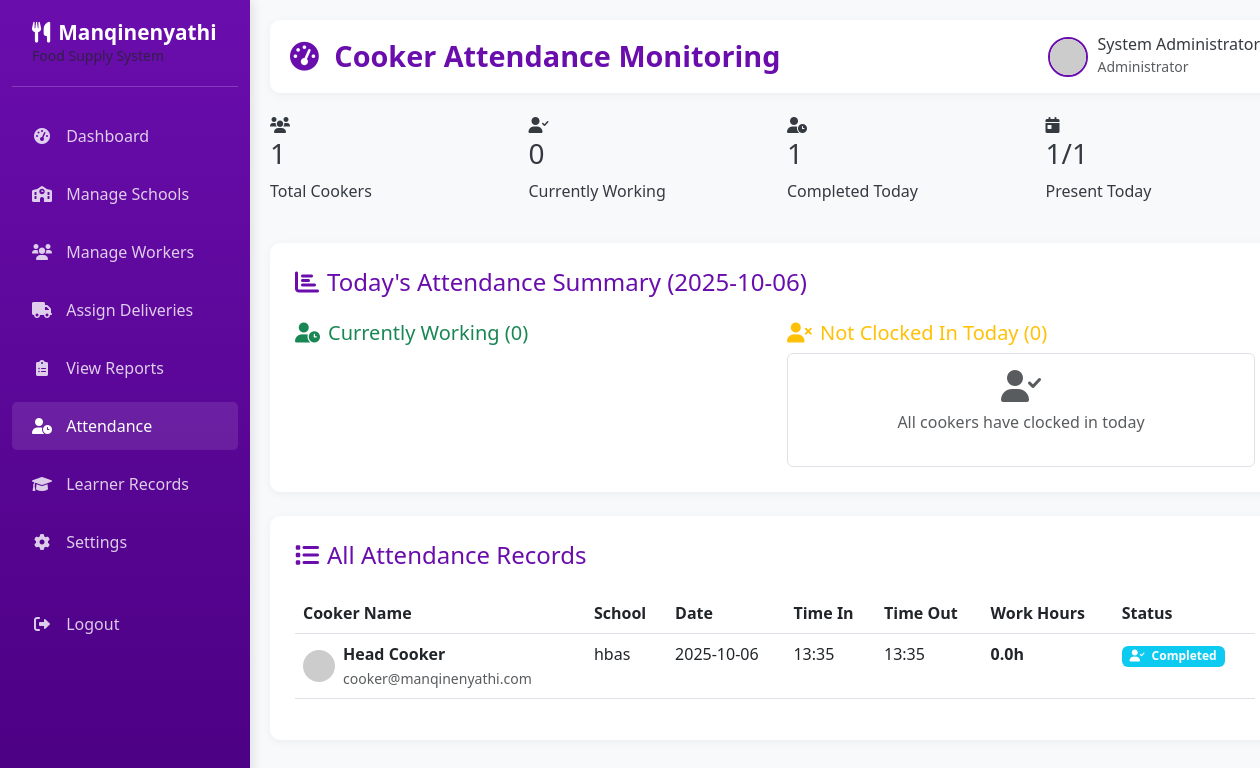
Page /admin/attendance (signed in) on the committed database.
### app.py (models this page shows, shortened)
class Attendance(db.Model):
    __tablename__ = 'attendance'
    attendance_id = db.Column(db.Integer, primary_key=True)
    cooker_id = db.Column(db.Integer, db.ForeignKey('users.user_id'), nullable=False)
    school_id = db.Column(db.Integer, db.ForeignKey('schools.school_id'), nullable=False)
    date = db.Column(db.Date, nullable=False)
    time_in = db.Column(db.DateTime)
    time_out = db.Column(db.DateTime)
    created_at = db.Column(db.DateTime, default=datetime.utcnow)

class User(db.Model):
    __tablename__ = 'users'
    user_id = db.Column(db.Integer, primary_key=True)
    full_name = db.Column(db.String(100), nullable=False)
    email = db.Column(db.String(100), unique=True, nullable=False)
    password = db.Column(db.String(255), nullable=False)
    role = db.Column(db.Enum('admin', 'cooker', 'delivery'), nullable=False)
    phone = db.Column(db.String(20))
    created_at = db.Column(db.DateTime, default=datetime.utcnow)
    deliveries = db.relationship('Delivery', backref='delivery_guy', foreign_keys='Delivery.delivery_guy_id')
    attendance = db.relationship('Attendance', backref='cooker', foreign_keys='Attendance.cooker_id')
    learners = db.relationship('Learner', backref='cooker', foreign_keys='Learner.cooker_id')

class School(db.Model):
    __tablename__ = 'schools'
    school_id = db.Column(db.Integer, primary_key=True)
    school_name = db.Column(db.String(150), nullable=False)
    location = db.Column(db.String(150), nullable=False)
    contact_person = db.Column(db.String(100), nullable=False)
    contact_number = db.Column(db.String(20), nullable=False)
    created_at = db.Column(db.DateTime, default=datetime.utcnow)
    deliveries = db.relationship('Delivery', backref='school')
    attendance = db.relationship('Attendance', backref='school')
    learners = db.relationship('Learner', backref='school')

### app.py (the view)
@app.route('/admin/attendance')
def admin_attendance():
    if session.get('role') != 'admin':
        return redirect(url_for('home'))
    today = datetime.now().date()
    attendance_records = db.session.query(Attendance, User, School)\
        .join(User, Attendance.cooker_id == User.user_id)\
        .join(School, Attendance.school_id == School.school_id)\
        .order_by(Attendance.date.desc(), Attendance.time_in.desc())\
        .all()
    today_attendance = db.session.query(Attendance, User, School)\
        .join(User, Attendance.cooker_id == User.user_id)\
        .join(School, Attendance.school_id == School.school_id)\
        .filter(Attendance.date == today)\
        .all()
    total_cookers = User.query.filter_by(role='cooker').count()
    total_cookers_today = len(today_attendance)
    clocked_in_today = len([att for att, user, school in today_attendance if att.time_in and not att.time_out])
    completed_today = len([att for att, user, school in today_attendance if att.time_in and att.time_out])
    not_clocked_in_today = total_cookers - total_cookers_today
    all_cookers = User.query.filter_by(role='cooker').all()
    cookers_with_attendance_today = [user.user_id for att, user, school in today_attendance]
    pending_cookers = [cooker for cooker in all_cookers if cooker.user_id not in cookers_with_attendance_today]
    return render_template('admin_attendance.html',
                         attendance_records=attendance_records,
                         today_attendance=today_attendance,
                         total_cookers=total_cookers,
                         total_cookers_today=total_cookers_today,
                         clocked_in_today=clocked_in_today,
                         completed_today=completed_today,
                         not_clocked_in_today=not_clocked_in_today,
                         pending_cookers=pending_cookers,
                         today=today)

### templates/admin_attendance.html (shortened to what this page needs)
{% extends "admin_base.html" %}
{% block page_title %}Cooker Attendance Monitoring{% endblock %}
{% block content %}
<div class="row mb-4">
    <div class="col-md-3">
        <div class="dashboard-card">
            <div class="card-icon">
                <i class="fas fa-users"></i>
            </div>
            <h3>{{ total_cookers }}</h3>
            <p>Total Cookers</p>
        </div>
    </div>
    <div class="col-md-3">
        <div class="dashboard-card">
            <div class="card-icon">
                <i class="fas fa-user-check"></i>
            </div>
            <h3>{{ clocked_in_today }}</h3>
            <p>Currently Working</p>
        </div>
    </div>
    <div class="col-md-3">
        <div class="dashboard-card">
            <div class="card-icon">
                <i class="fas fa-user-clock"></i>
            </div>
            <h3>{{ completed_today }}</h3>
            <p>Completed Today</p>
        </div>
    </div>
    <div class="col-md-3">
        <div class="dashboard-card">
            <div class="card-icon">
                <i class="fas fa-calendar-day"></i>
            </div>
            <h3>{{ total_cookers_today }}/{{ total_cookers }}</h3>
            <p>Present Today</p>
        </div>
    </div>
</div>
<div class="content-card mb-4">
    <h4 class="text-purple mb-4">
        <i class="fas fa-chart-bar me-2"></i>Today's Attendance Summary ({{ today.strftime('%Y-%m-%d') }})
    </h4>
    <div class="row">
        <div class="col-md-6">
            <h5 class="text-success">
                <i class="fas fa-user-clock me-2"></i>Currently Working ({{ clocked_in_today }})
            </h5>
        </div>
        <div class="col-md-6">
            <h5 class="text-warning">
                <i class="fas fa-user-times me-2"></i>Not Clocked In Today ({{ not_clocked_in_today }})
            </h5>
            <div class="list-group">
                {% for cooker in pending_cookers %}
                <div class="list-group-item d-flex justify-content-between align-items-center">
                    <div>
                        <strong>{{ cooker.full_name }}</strong>
                        <br>
                        <small class="text-muted">{{ cooker.email }}</small>
                    </div>
                    <span class="badge bg-warning">Pending</span>
                </div>
                {% else %}
                <div class="list-group-item text-center text-muted py-3">
                    <i class="fas fa-user-check fa-2x mb-2"></i>
                    <p>All cookers have clocked in today</p>
                </div>
                {% endfor %}
            </div>
        </div>
    </div>
</div>
<div class="content-card">
    <div class="d-flex justify-content-between align-items-center mb-4">
        <h4 class="text-purple mb-0">
            <i class="fas fa-list me-2"></i>All Attendance Records
        </h4>
        <span class="badge bg-purple">{{ attendance_records|length }} total records</span>
    </div>
    <div class="table-responsive">
        <table class="table table-hover">
            <thead>
                <tr>
                    <th>Cooker Name</th>
                    <th>School</th>
                    <th>Date</th>
                    <th>Time In</th>
                    <th>Time Out</th>
                    <th>Work Hours</th>
                    <th>Status</th>
                </tr>
            </thead>
            <tbody>
                {% for record in attendance_records %}
                {% set att, user, school = record %}
                <tr>
                    <td>
                        <div class="d-flex align-items-center">
                            <img src="https://ui-avatars.com/api/?name={{ user.full_name|urlencode }}&background=6a0dad&color=fff"
                                 alt="{{ user.full_name }}" class="rounded-circle me-2" width="32" height="32">
                            <div>
                                <strong>{{ user.full_name }}</strong>
                                <br>
                                <small class="text-muted">{{ user.email }}</small>
                            </div>
                        </div>
                    </td>
                    <td>{{ school.school_name }}</td>
                    <td>{{ att.date.strftime('%Y-%m-%d') }}</td>
                    <td>
                        {% if att.time_in %}
                            {{ att.time_in.strftime('%H:%M') }}
                        {% else %}
                            <span class="text-muted">-</span>
                        {% endif %}
                    </td>
                    <td>
                        {% if att.time_out %}
                            {{ att.time_out.strftime('%H:%M') }}
                        {% else %}
                            <span class="text-muted">-</span>
                        {% endif %}
                    </td>
                    <td>
                        {% if att.time_in and att.time_out %}
                            {% set hours = (att.time_out - att.time_in).total_seconds() / 3600 %}
                            <strong>{{ "%.1f"|format(hours) }}h</strong>
                        {% else %}
                            <span class="text-muted">-</span>
                        {% endif %}
                    </td>
                    <td>
                        {% if att.time_in and not att.time_out %}
                            <span class="badge bg-success">
                                <i class="fas fa-user-clock me-1"></i> Working
                            </span>
                        {% elif att.time_in and att.time_out %}
                            <span class="badge bg-info">
                                <i class="fas fa-user-check me-1"></i> Completed
                            </span>
                        {% else %}
                            <span class="badge bg-warning">
                                <i class="fas fa-user-times me-1"></i> Not Started
                            </span>
                        {% endif %}
                    </td>
                </tr>
                {% endfor %}
            </tbody>
        </table>
    </div>
</div>
{% endblock %}

### templates/admin_base.html (style rules this page uses)
:root { --primary-purple: #6a0dad; --light-purple: #8a2be2; --dark-purple: #4b0082; --accent-purple: #9370db; --white: #ffffff; --light-gray: #f8f9fa; --medium-gray: #e9ecef; --dark-gray: #6c757d; --text-dark: #343a40; }
body { font-family: 'Segoe UI', Tahoma, Geneva, Verdana, sans-serif; background-color: var(--light-gray); color: var(--text-dark); }
.content-card { background-color: var(--white); border-radius: 10px; box-shadow: 0 2px 10px rgba(0, 0, 0, 0.05); padding: 25px; margin-bottom: 20px; }
.text-purple { color: var(--primary-purple); }

### rows in the picture
Attendance: date "2025-10-06", time_in "13:35", time_out "13:35", hours "0.0", shows "Completed"
User: full_name "Head Cooker", email "cooker@manqinenyathi.com"
School: school_name "hbas"

### other values in the picture
{{ session.get('username', 'Admin User') }} "System Administrator"
{{ total_cookers }} "1"
{{ clocked_in_today }} "0"
{{ completed_today }} "1"
{{ total_cookers_today }} "1"
{{ not_clocked_in_today }} "0"
